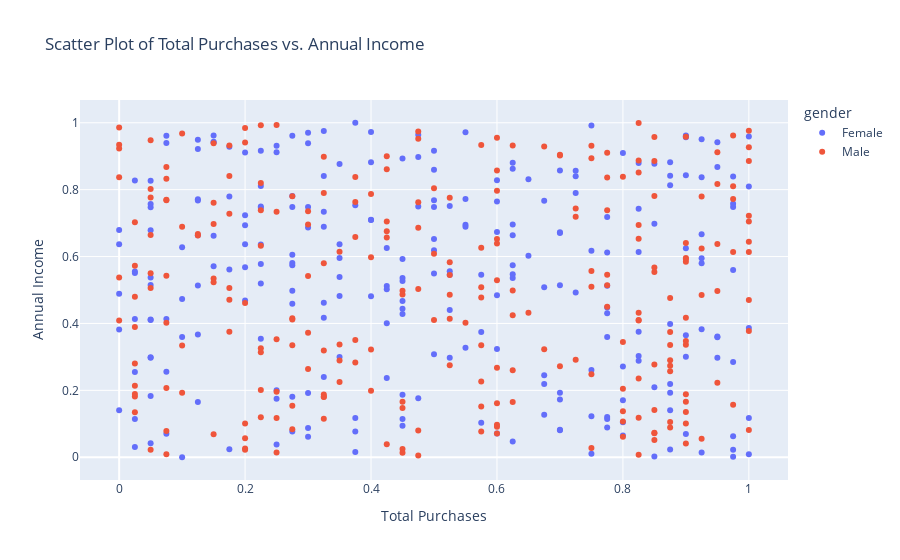

The code cell stored with this chart in its notebook:
### Markdown cell above
scatter plot between total purchases and annual income

### Code cell
fig = px.scatter(dataset, x='total_purchases', y='annual_income', color='gender', 
                 title='Scatter Plot of Total Purchases vs. Annual Income',
                 labels={'total_purchases': 'Total Purchases', 'annual_income': 'Annual Income'})

fig.show()

### Figure 1 — Plotly figure (JSON) as saved in the notebook; plotly's stock layout.template omitted (floating-point values rounded to 4 significant figures; data arrays with more than 128 entries replaced by an {"elided": "..."} marker saying what was removed)
{"data": [{"hovertemplate": "gender=Female<br>Total Purchases=%{x}<br>Annual Income=%{y}<extra></extra>", "legendgroup": "Female", "marker": {"color": "#636efa", "symbol": "circle"}, "mode": "markers", "name": "Female", "orientation": "v", "showlegend": true, "type": "scatter", "x": {"elided": "252 float values"}, "xaxis": "x", "y": {"elided": "252 float values"}, "yaxis": "y"}, {"hovertemplate": "gender=Male<br>Total Purchases=%{x}<br>Annual Income=%{y}<extra></extra>", "legendgroup": "Male", "marker": {"color": "#EF553B", "symbol": "circle"}, "mode": "markers", "name": "Male", "orientation": "v", "showlegend": true, "type": "scatter", "x": {"elided": "248 float values"}, "xaxis": "x", "y": {"elided": "248 float values"}, "yaxis": "y"}], "layout": {"legend": {"title": {"text": "gender"}, "tracegroupgap": 0}, "title": {"text": "Scatter Plot of Total Purchases vs. Annual Income"}, "xaxis": {"anchor": "y", "domain": [0, 1], "title": {"text": "Total Purchases"}}, "yaxis": {"anchor": "x", "domain": [0, 1], "title": {"text": "Annual Income"}}}}
